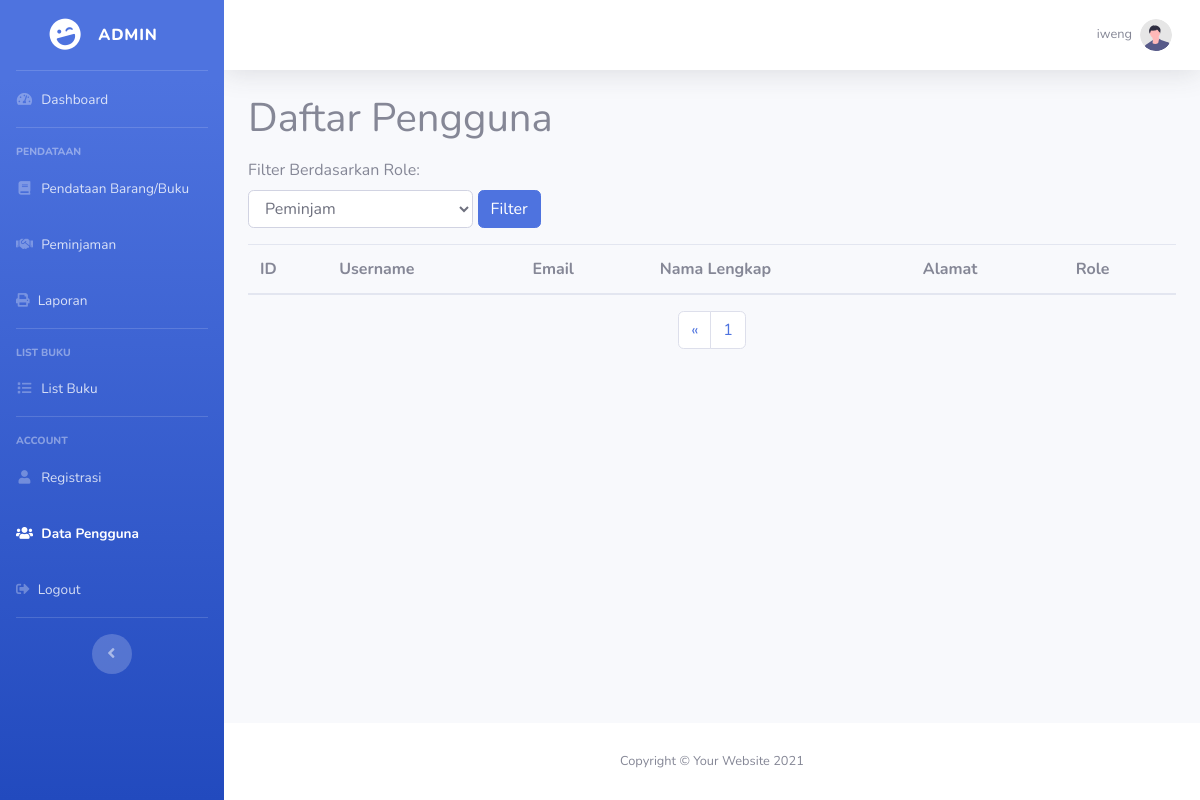
Page /dashboard/user.php?page=2&role=peminjam (signed in) on the earlier database version.
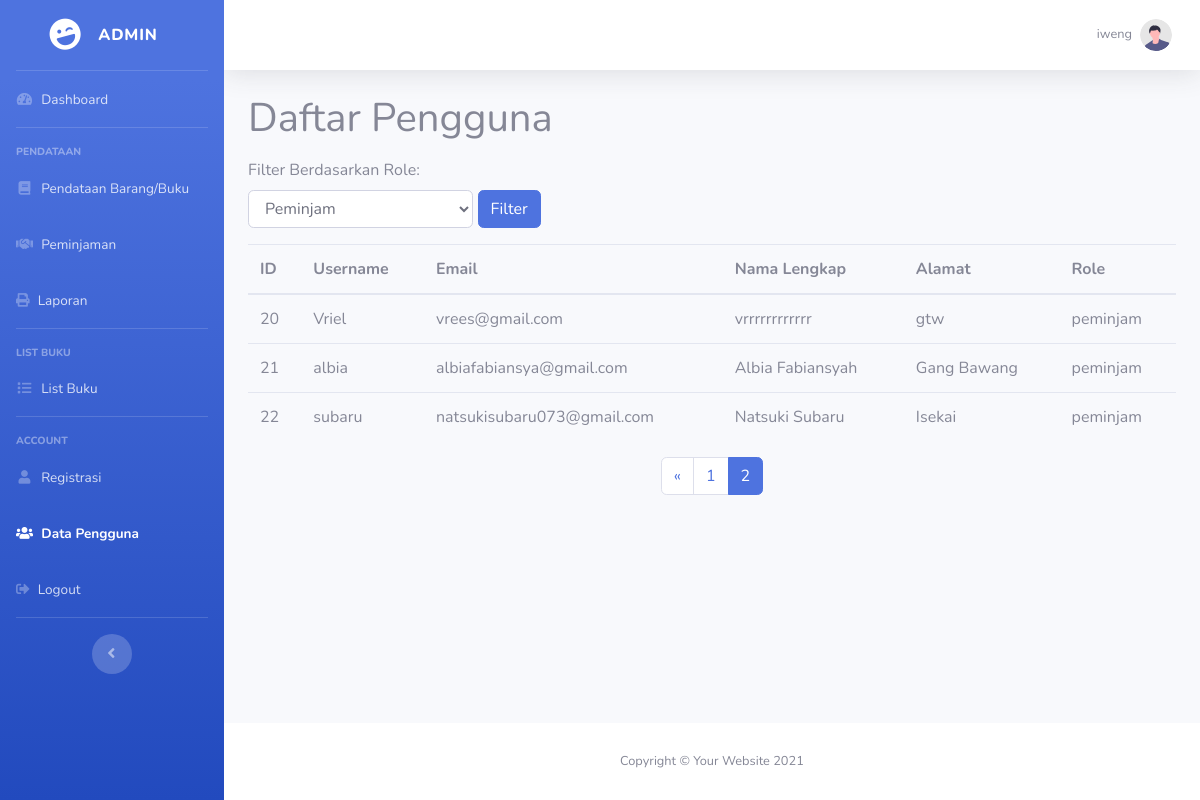
Same page on the later database version.
### tables this page shows
CREATE TABLE `user` (
  `id` int(11) NOT NULL,
  `perpus_id` int(11) NOT NULL,
  `username` varchar(255) NOT NULL,
  `password` varchar(255) NOT NULL,
  `email` varchar(255) NOT NULL,
  `nama_lengkap` varchar(255) NOT NULL,
  `alamat` text NOT NULL,
  `role` enum('admin','petugas','peminjam','') NOT NULL,
  `created_at` timestamp NOT NULL DEFAULT current_timestamp() ON UPDATE current_timestamp()
);

### dashboard/user.php (the view, shortened to what the changed rows need)
<?php
include '../config.php';
$page = isset($_GET['page']) ? (int)$_GET['page'] : 1;
$limit = 3;
$offset = ($page - 1) * $limit;
$filterRole = isset($_GET['role']) ? $_GET['role'] : '';
$query = "SELECT * FROM user";
$countQuery = "SELECT COUNT(*) as total FROM user";
if (!empty($filterRole)) {
    $query .= " WHERE role = '$filterRole'";
    $countQuery .= " WHERE role = '$filterRole'";
} else {
    $query .= " WHERE role != 'admin'";
    $countQuery .= " WHERE role != 'admin'";
}
$query .= " LIMIT $limit OFFSET $offset";
$result = mysqli_query($conn, $query);
$total_users_result = mysqli_query($conn, $countQuery);
$total_users_row = mysqli_fetch_assoc($total_users_result);
$total_users = $total_users_row['total'];
$total_pages = ceil($total_users / $limit);
?>
<!DOCTYPE html>
<html lang="en">
<head>
    <link rel="stylesheet" href="https://cdn.jsdelivr.net/npm/sweetalert2@10">
    <link href="vendor/fontawesome-free/css/all.min.css" rel="stylesheet" type="text/css">
    <link href="css/sb-admin-2.min.css" rel="stylesheet">
</head>
<body id="page-top">
    <div id="wrapper">
        <div id="content-wrapper" class="d-flex flex-column">
            <div id="content">
                <div class="container-fluid">
                <h1 class="mb-3">Daftar Pengguna</h1>
        <table class="table table-hover">
            <thead>
                <tr>
                    <th scope="col">ID</th>
                    <th scope="col">Username</th>
                    <th scope="col">Email</th>
                    <th scope="col">Nama Lengkap</th>
                    <th scope="col">Alamat</th>
                    <th scope="col">Role</th>
                </tr>
            </thead>
            <tbody>
                <?php while ($row = mysqli_fetch_assoc($result)) : ?>
                    <tr>
                        <td><?= $row['id']; ?></td>
                        <td><?= $row['username']; ?></td>
                        <td><?= $row['email']; ?></td>
                        <td><?= $row['nama_lengkap']; ?></td>
                        <td><?= $row['alamat']; ?></td>
                        <td><?= $row['role']; ?></td>
                    </tr>
                <?php endwhile; ?>
            </tbody>
        </table>
                <nav aria-label="Page navigation example ">
                    <ul class="pagination justify-content-center">
                        <?php for ($i = 1; $i <= $total_pages; $i++) : ?>
                            <li class="page-item <?= ($page == $i) ? 'active' : ''; ?>"><a class="page-link" href="?page=<?= $i; ?>&role=<?= $filterRole; ?>"><?= $i; ?></a></li>
                        <?php endfor; ?>
                    </ul>
                </nav>
    </div>
</div>
        </div>
    </div>
</body>
</html>

Differences in the rows shown:
added user: id "20", username "Vriel", email "vrees@gmail.com", nama_lengkap "vrrrrrrrrrrrr", alamat "gtw", role "peminjam"
added user: id "21", username "albia", email "albiafabiansya@gmail.com", nama_lengkap "Albia Fabiansyah", alamat "Gang Bawang", role "peminjam"
added user: id "22", username "subaru", email "natsukisubaru073@gmail.com", nama_lengkap "Natsuki Subaru", alamat "Isekai", role "peminjam"
Other differences:
new list line: "2"
